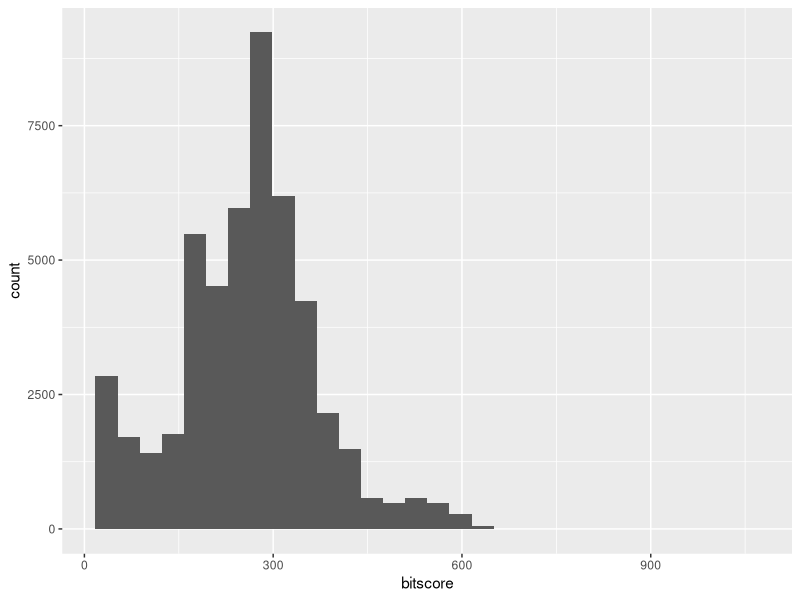
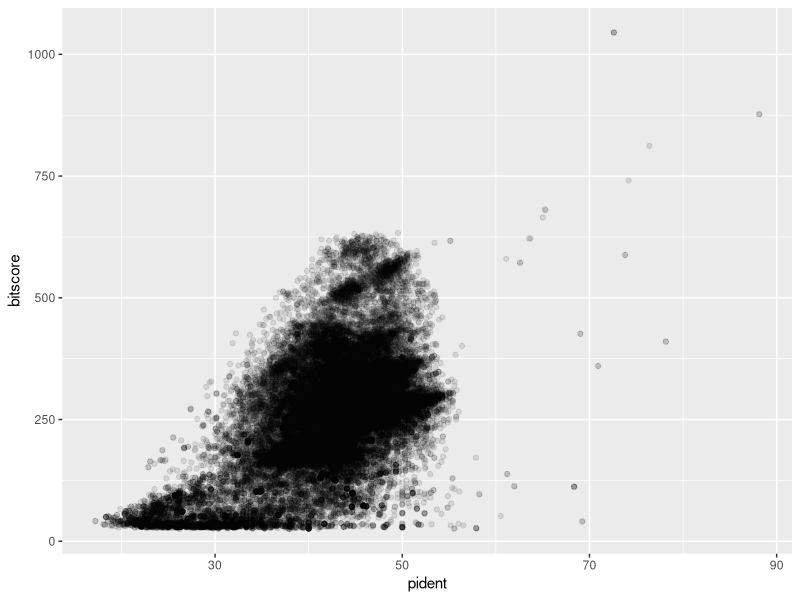
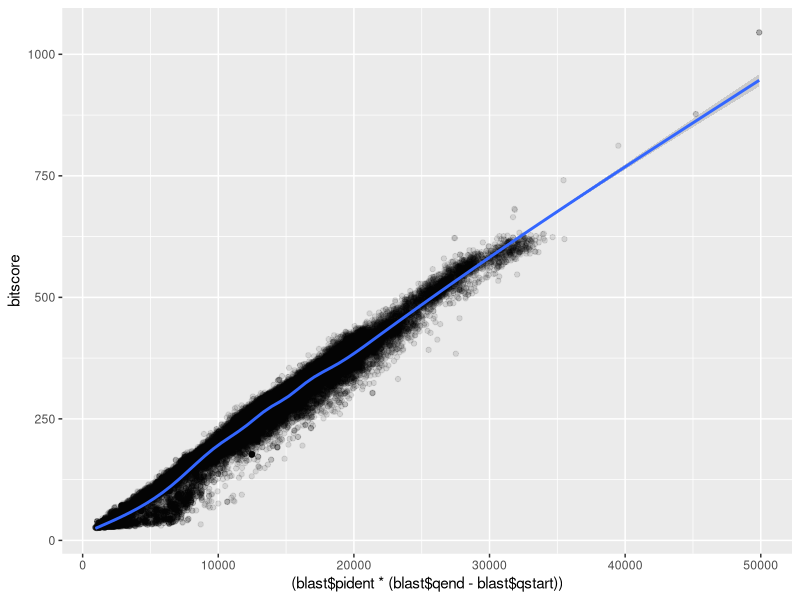

Reproduce these figures in R, in order.

# Read file

blast <- read.table("mm-second.x.zebrafish.tsv", header = FALSE)

colnames(blast) <- c("qseqid", "sseqid", "pident", "length", "mismatch", "gapopen", "qstart", "qend", "sstart", "send", "evalue", "bitscore")

# Load packages
library("ggplot2")

# Plot a histogram

ggplot(blast, aes(bitscore)) +
  geom_histogram()


# Plot bitscore against pident
ggplot(blast, aes(pident, bitscore)) + geom_point(alpha=0.1) 

ggplot(blast, aes((blast$pident * (blast$qend - blast$qstart)), bitscore)) + geom_point(alpha=0.1) + geom_smooth()
